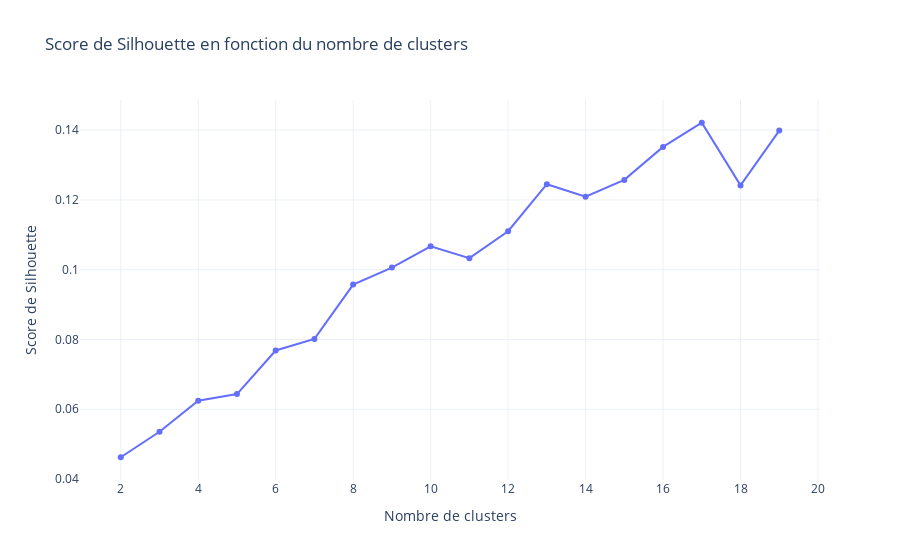
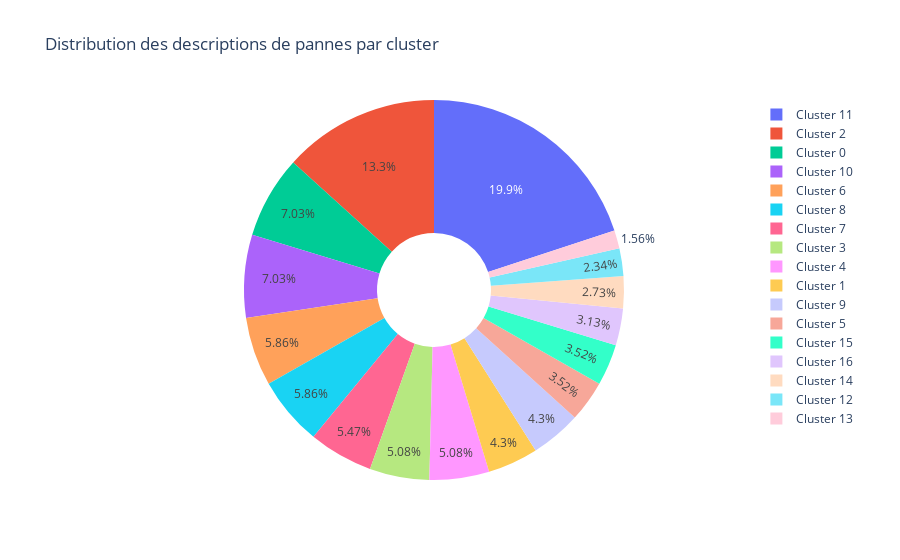
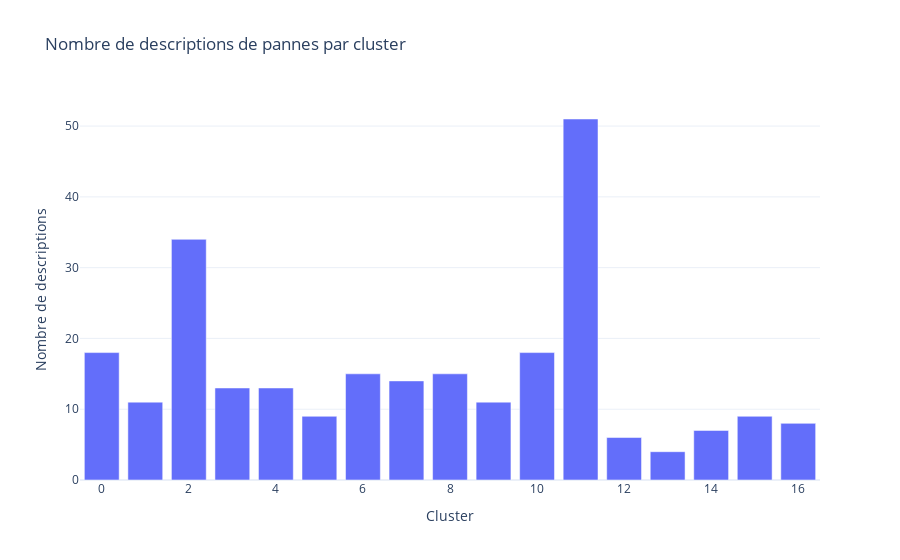

The notebook cell these images were saved under, in order:
### Code cell
# Score de silhouette pour chaque nombre de clusters
fig = px.line(
    silhouette_df,
    x='n_clusters',
    y='silhouette_score',
    labels={'n_clusters': 'Nombre de clusters', 'silhouette_score': 'Score de Silhouette'},
    title='Score de Silhouette en fonction du nombre de clusters'
)
fig.update_traces(mode='lines+markers')
fig.update_layout(template='plotly_white')
fig.show()

# Distribution des descriptions de pannes par cluster (Pie chart)
cluster_counts = results_df['Cluster'].value_counts().sort_index()
fig = px.pie(
    values=cluster_counts.values,
    names=[f'Cluster {i}' for i in range(n_clusters_optimal)],
    title='Distribution des descriptions de pannes par cluster',
    hole=0.3
)
fig.show()

# Nombre de descriptions de pannes par cluster (Bar chart)
fig = px.bar(
    x=cluster_counts.index,
    y=cluster_counts.values,
    labels={'x': 'Cluster', 'y': 'Nombre de descriptions'},
    title='Nombre de descriptions de pannes par cluster'
)
fig.update_layout(template='plotly_white')
fig.show()

### Figure 1 — Plotly figure (JSON) as saved in the notebook; plotly's stock layout.template omitted (floating-point values rounded to 4 significant figures)
{"data": [{"hovertemplate": "Nombre de clusters=%{x}<br>Score de Silhouette=%{y}<extra></extra>", "legendgroup": "", "line": {"color": "#636efa", "dash": "solid"}, "marker": {"symbol": "circle"}, "mode": "lines+markers", "name": "", "orientation": "v", "showlegend": false, "type": "scatter", "x": [2, 3, 4, 5, 6, 7, 8, 9, 10, 11, 12, 13, 14, 15, 16, 17, 18, 19], "xaxis": "x", "y": [0.04624, 0.05355, 0.06242, 0.06435, 0.07684, 0.08017, 0.09574, 0.1006, 0.1067, 0.1033, 0.111, 0.1245, 0.1209, 0.1257, 0.1352, 0.1421, 0.1242, 0.1399], "yaxis": "y"}], "layout": {"legend": {"tracegroupgap": 0}, "title": {"text": "Score de Silhouette en fonction du nombre de clusters"}, "xaxis": {"anchor": "y", "domain": [0, 1], "title": {"text": "Nombre de clusters"}}, "yaxis": {"anchor": "x", "domain": [0, 1], "title": {"text": "Score de Silhouette"}}}}

### Figure 2 — Plotly figure (JSON) as saved in the notebook; plotly's stock layout.template omitted (floating-point values rounded to 4 significant figures)
{"data": [{"domain": {"x": [0, 1], "y": [0, 1]}, "hole": 0.3, "hovertemplate": "label=%{label}<br>value=%{value}<extra></extra>", "labels": ["Cluster 0", "Cluster 1", "Cluster 2", "Cluster 3", "Cluster 4", "Cluster 5", "Cluster 6", "Cluster 7", "Cluster 8", "Cluster 9", "Cluster 10", "Cluster 11", "Cluster 12", "Cluster 13", "Cluster 14", "Cluster 15", "Cluster 16"], "legendgroup": "", "name": "", "showlegend": true, "type": "pie", "values": [18, 11, 34, 13, 13, 9, 15, 14, 15, 11, 18, 51, 6, 4, 7, 9, 8]}], "layout": {"legend": {"tracegroupgap": 0}, "title": {"text": "Distribution des descriptions de pannes par cluster"}}}

### Figure 3 — Plotly figure (JSON) as saved in the notebook; plotly's stock layout.template omitted (floating-point values rounded to 4 significant figures)
{"data": [{"hovertemplate": "Cluster=%{x}<br>Nombre de descriptions=%{y}<extra></extra>", "legendgroup": "", "marker": {"color": "#636efa", "pattern": {"shape": ""}}, "name": "", "orientation": "v", "showlegend": false, "textposition": "auto", "type": "bar", "x": [0, 1, 2, 3, 4, 5, 6, 7, 8, 9, 10, 11, 12, 13, 14, 15, 16], "xaxis": "x", "y": [18, 11, 34, 13, 13, 9, 15, 14, 15, 11, 18, 51, 6, 4, 7, 9, 8], "yaxis": "y"}], "layout": {"barmode": "relative", "legend": {"tracegroupgap": 0}, "title": {"text": "Nombre de descriptions de pannes par cluster"}, "xaxis": {"anchor": "y", "domain": [0, 1], "title": {"text": "Cluster"}}, "yaxis": {"anchor": "x", "domain": [0, 1], "title": {"text": "Nombre de descriptions"}}}}
